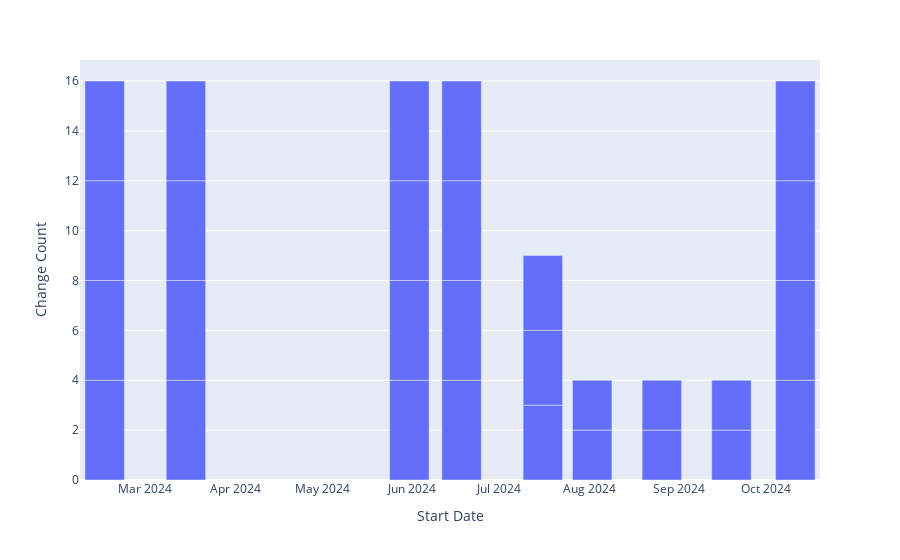

This figure's notebook cell:
### Code cell
def changes_bars(article):
    subset = negotiations[(negotiations["Article"] == article)]
    
    colordict = {'Union':px.colors.qualitative.Plotly[0], 
                 'University':px.colors.qualitative.Plotly[1],
                 'Tentative Agreement':px.colors.qualitative.Plotly[2]}
    
    fig = px.bar(
        subset,
        x='Start Date',
        y='Change Count'
    )
    return fig

changes_bars("Labor Management Committee")

### Figure 1 — Plotly figure (JSON) as saved in the notebook; plotly's stock layout.template omitted (floating-point values rounded to 4 significant figures)
{"data": [{"alignmentgroup": "True", "hovertemplate": "Start Date=%{x}<br>Change Count=%{y}<extra></extra>", "legendgroup": "", "marker": {"color": "#636efa", "pattern": {"shape": ""}}, "name": "", "offsetgroup": "", "orientation": "v", "showlegend": false, "textposition": "auto", "type": "bar", "x": ["2024-02-16T00:00:00", "2024-03-15T00:00:00", "2024-05-31T00:00:00", "2024-06-18T00:00:00", "2024-07-16T00:00:00", "2024-10-11T00:00:00", "2024-02-16T00:00:00", "2024-03-15T00:00:00", "2024-05-31T00:00:00", "2024-06-18T00:00:00", "2024-07-16T00:00:00", "2024-08-02T00:00:00", "2024-09-19T00:00:00", "2024-08-26T00:00:00", "2024-10-11T00:00:00", "2024-02-16T00:00:00", "2024-03-15T00:00:00", "2024-05-31T00:00:00", "2024-06-18T00:00:00", "2024-10-11T00:00:00", "2024-02-16T00:00:00", "2024-03-15T00:00:00", "2024-05-31T00:00:00", "2024-06-18T00:00:00", "2024-07-16T00:00:00", "2024-08-02T00:00:00", "2024-09-19T00:00:00", "2024-08-26T00:00:00", "2024-10-11T00:00:00"], "xaxis": "x", "y": [4, 4, 4, 4, 3, 4, 4, 4, 4, 4, 3, 2, 2, 2, 4, 4, 4, 4, 4, 4, 4, 4, 4, 4, 3, 2, 2, 2, 4], "yaxis": "y"}], "layout": {"barmode": "relative", "legend": {"tracegroupgap": 0}, "margin": {"t": 60}, "xaxis": {"anchor": "y", "domain": [0, 1], "title": {"text": "Start Date"}}, "yaxis": {"anchor": "x", "domain": [0, 1], "title": {"text": "Change Count"}}}}
